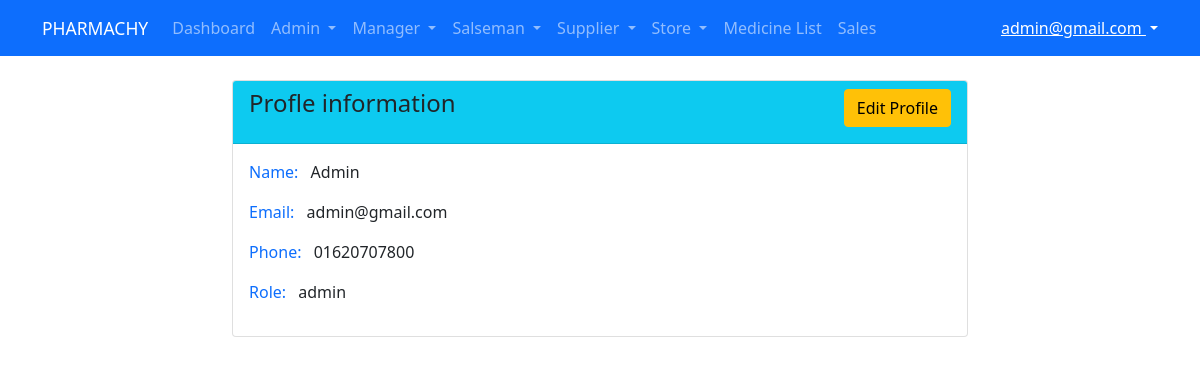
The app's page /profile.php (signed in) with its own data.
### tables this page shows
CREATE TABLE `users` (
  `id` int(11) NOT NULL,
  `name` varchar(100) NOT NULL,
  `email` varchar(100) NOT NULL,
  `phone` varchar(100) NOT NULL,
  `password` varchar(100) NOT NULL,
  `role` varchar(100) NOT NULL
);

### profile.php (the view, shortened to what this page needs)
<?php
require_once 'include/header.php';
require_once 'include/navbar.php';
require_once 'include/database.php';
$log_email = $_SESSION['email'];
$sql = "SELECT name, email, phone, role FROM users where email='$log_email'";
$res = mysqli_query($con,$sql);
$fatch_acc = mysqli_fetch_assoc($res);
?>
<div class="container">
    <div class="row">
        <div class="col-md-8 m-auto">
            <div class="card mt-4">
                <div class="card-header bg-info">
                    <h4 class="card-title d-flex justify-content-between">Profle information <a href="edit_profile.php" class="text-capitalize btn btn-warning">edit profile</a></h4>
                </div>
                <div class="card-body">
                    <p><span class="text text-capitalize text-primary me-2">name:</span> <?=$fatch_acc['name'];?> </p>
                    <p><span class="text text-capitalize text-primary me-2">email:</span> <?=$fatch_acc['email'];?> </p>
                    <p><span class="text text-capitalize text-primary me-2">phone:</span> <?=$fatch_acc['phone'];?> </p>
                    <p><span class="text text-capitalize text-primary me-2">Role:</span> <?=$fatch_acc['role'];?> </p>
                </div>
            </div>
        </div>
    </div>
</div>
<?php
require_once 'include/footer.php';
?>

### records on screen
users: name "Admin", email "admin@gmail.com", phone "01620707800", role "admin"

### other values on screen
$_SESSION['email'] "admin@gmail.com"
